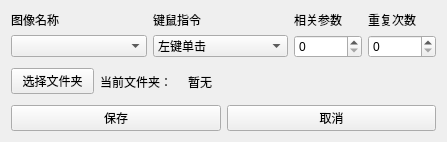
<?xml version="1.0" encoding="UTF-8"?>
<ui version="4.0">
 <class>Form</class>
 <widget class="QWidget" name="Form">
  <property name="geometry">
   <rect>
    <x>0</x>
    <y>0</y>
    <width>447</width>
    <height>142</height>
   </rect>
  </property>
  <property name="windowTitle">
   <string>添加指令</string>
  </property>
  <property name="windowIcon">
   <iconset>
    <normaloff>:/按钮图标/图标.png</normaloff>:/按钮图标/图标.png</iconset>
  </property>
  <layout class="QGridLayout" name="gridLayout_2">
   <item row="0" column="0" colspan="2">
    <layout class="QGridLayout" name="gridLayout" columnstretch="2,2,1,1">
     <item row="0" column="3" rowspan="3">
      <widget class="QLabel" name="label_4">
       <property name="text">
        <string>重复次数</string>
       </property>
      </widget>
     </item>
     <item row="0" column="2" rowspan="3">
      <widget class="QLabel" name="label_3">
       <property name="text">
        <string>相关参数</string>
       </property>
      </widget>
     </item>
     <item row="3" column="1" rowspan="2">
      <widget class="QComboBox" name="comboBox_2">
       <item>
        <property name="text">
         <string>左键单击</string>
        </property>
       </item>
       <item>
        <property name="text">
         <string>左键双击</string>
        </property>
       </item>
       <item>
        <property name="text">
         <string>右键单击</string>
        </property>
       </item>
       <item>
        <property name="text">
         <string>等待</string>
        </property>
       </item>
       <item>
        <property name="text">
         <string>滚轮滑动</string>
        </property>
       </item>
       <item>
        <property name="text">
         <string>内容输入</string>
        </property>
       </item>
      </widget>
     </item>
     <item row="0" column="0" rowspan="3">
      <widget class="QLabel" name="label">
       <property name="text">
        <string>图像名称</string>
       </property>
      </widget>
     </item>
     <item row="3" column="2" rowspan="2">
      <widget class="QSpinBox" name="spinBox"/>
     </item>
     <item row="3" column="0" rowspan="2">
      <widget class="QComboBox" name="comboBox"/>
     </item>
     <item row="3" column="3" rowspan="2">
      <widget class="QSpinBox" name="spinBox_2"/>
     </item>
     <item row="0" column="1" rowspan="3">
      <widget class="QLabel" name="label_2">
       <property name="text">
        <string>键鼠指令</string>
       </property>
      </widget>
     </item>
    </layout>
   </item>
   <item row="1" column="0" colspan="2">
    <layout class="QHBoxLayout" name="horizontalLayout" stretch="1,1,3">
     <item>
      <widget class="QPushButton" name="pushButton_3">
       <property name="text">
        <string>选择文件夹</string>
       </property>
      </widget>
     </item>
     <item>
      <widget class="QLabel" name="label_5">
       <property name="text">
        <string>当前文件夹：</string>
       </property>
      </widget>
     </item>
     <item>
      <widget class="QLabel" name="label_6">
       <property name="text">
        <string>暂无</string>
       </property>
      </widget>
     </item>
    </layout>
   </item>
   <item row="2" column="0">
    <widget class="QPushButton" name="pushButton">
     <property name="text">
      <string>保存</string>
     </property>
    </widget>
   </item>
   <item row="2" column="1">
    <widget class="QPushButton" name="pushButton_2">
     <property name="text">
      <string>取消</string>
     </property>
    </widget>
   </item>
  </layout>
 </widget>
 <resources>
  <include location="../images.qrc"/>
 </resources>
 <connections>
  <connection>
   <sender>pushButton_2</sender>
   <signal>clicked()</signal>
   <receiver>Form</receiver>
   <slot>close()</slot>
   <hints>
    <hint type="sourcelabel">
     <x>345</x>
     <y>117</y>
    </hint>
    <hint type="destinationlabel">
     <x>476</x>
     <y>89</y>
    </hint>
   </hints>
  </connection>
 </connections>
</ui>
